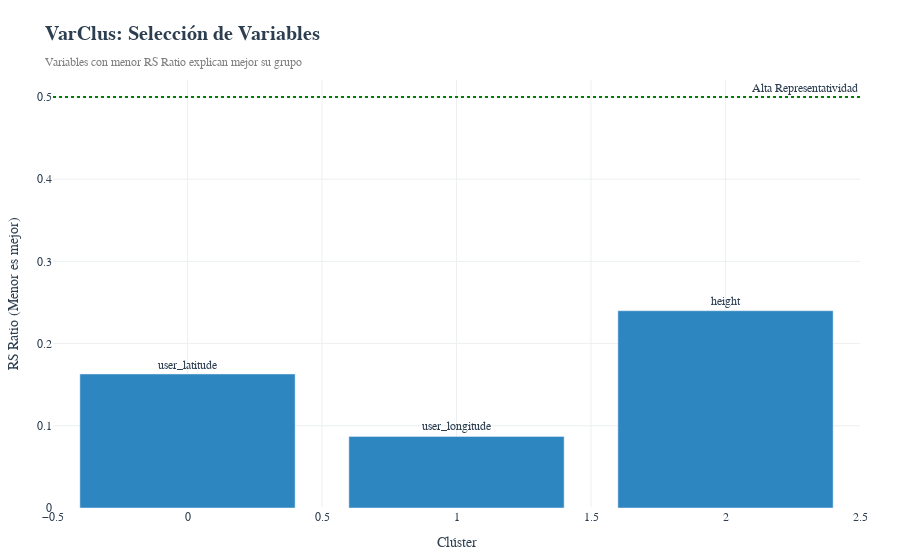

The notebook cell saved with this chart:
### Code cell
# ==============================================================================
# ANÁLISIS DE REDUNDANCIA (VARCLUSHI)
# ==============================================================================
try:
    print("\n[4/7] 🔗 Ejecutando VarClusHi ...")
    
    # Usamos df_limpio como fuente original
    vars_continuas = [c for c in df_limpio.columns if fn.utils.is_continuous(df_limpio[c])]
    vars_continuas = [c for c in vars_continuas if c not in ['placeID', 'target_exitoso']]
    
    df_varclus_input = df_limpio[vars_continuas].copy()
    
    print(f"      ℹ️  Variables analizadas: {len(vars_continuas)}")
    

    _, reporte_varclus = fn.analysis.variable_clustering_removal(
        df_limpio, max_eigenvalue=1.0, logger=logger
    )
    
    if not reporte_varclus.empty:
        print("\n      📋 Diagnóstico de Agrupamiento:")
        display(reporte_varclus)
        
        fig_vc = plot_lib.plot_varclus_rs_ratio(reporte_varclus)
        fig_vc.show()
    else:
        print("      ⚠️ No se generaron clusters.")

except Exception as e:
    logger.error(f"Error VarClus: {e}")

### Figure 1 — Plotly figure (JSON) as saved in the notebook; plotly's stock layout.template omitted (floating-point values rounded to 4 significant figures)
{"data": [{"hovertemplate": "Clúster=%{x}<br>RS Ratio (Menor es mejor)=%{y}<br>Var_Name=%{text}<extra></extra>", "legendgroup": "", "marker": {"color": "#2E86C1", "pattern": {"shape": ""}}, "name": "", "orientation": "v", "showlegend": false, "text": ["user_latitude", "user_longitude", "height"], "textposition": "outside", "type": "bar", "x": [0, 1, 2], "xaxis": "x", "y": [0.163, 0.087, 0.24], "yaxis": "y"}], "layout": {"annotations": [{"showarrow": false, "text": "Alta Representatividad", "x": 1, "xanchor": "right", "xref": "x domain", "y": 0.5, "yanchor": "bottom", "yref": "y"}], "barmode": "relative", "font": {"color": "#2C3E50", "family": "Arial"}, "hovermode": "closest", "legend": {"tracegroupgap": 0}, "margin": {"b": 40, "l": 40, "r": 40, "t": 80}, "paper_bgcolor": "#FFFFFF", "plot_bgcolor": "#FFFFFF", "shapes": [{"line": {"color": "green", "dash": "dot"}, "type": "line", "x0": 0, "x1": 1, "xref": "x domain", "y0": 0.5, "y1": 0.5, "yref": "y"}], "title": {"font": {"color": "#2C3E50", "family": "Arial", "size": 20}, "text": "<b>VarClus: Selección de Variables</b><br><span style='font-size:12px;color:gray'>Variables con menor RS Ratio explican mejor su grupo</span>"}, "xaxis": {"anchor": "y", "domain": [0, 1], "gridcolor": "#ECF0F1", "showgrid": true, "title": {"text": "Clúster"}}, "yaxis": {"anchor": "x", "domain": [0, 1], "gridcolor": "#ECF0F1", "showgrid": true, "title": {"text": "RS Ratio (Menor es mejor)"}}}}
